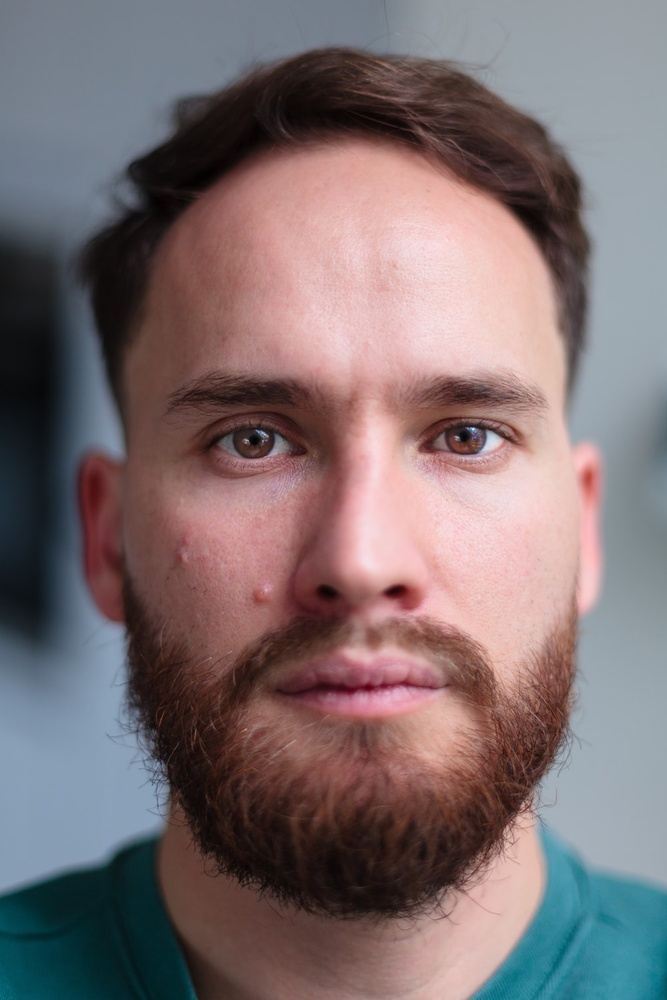
#> input picture veidoAtpazHaarCascade/foto.jpg, 667 x 1000 px, shrunk from 1000 x 1500 before the run
$ python HaarCascade.py
#> lines starting #> are read from the running program, lines starting #| are printed output that depends on the picture; after the words box and inside, x2 and y2 are one past the last pixel; in counts of white or black regions, pixels touching at a corner belong together
import numpy as np
import cv2 as cv

face_cascade = cv.CascadeClassifier('haarcascade_eye.xml')
eye_cascade = cv.CascadeClassifier('haarcascade_frontalface_default.xml')

img = cv.imread('foto.jpg')
#> img is the input picture: shape (1000, 667, 3); mean B, G, R 112.9, 110.8, 125.2
gray = cv.cvtColor(img, cv.COLOR_BGR2GRAY)
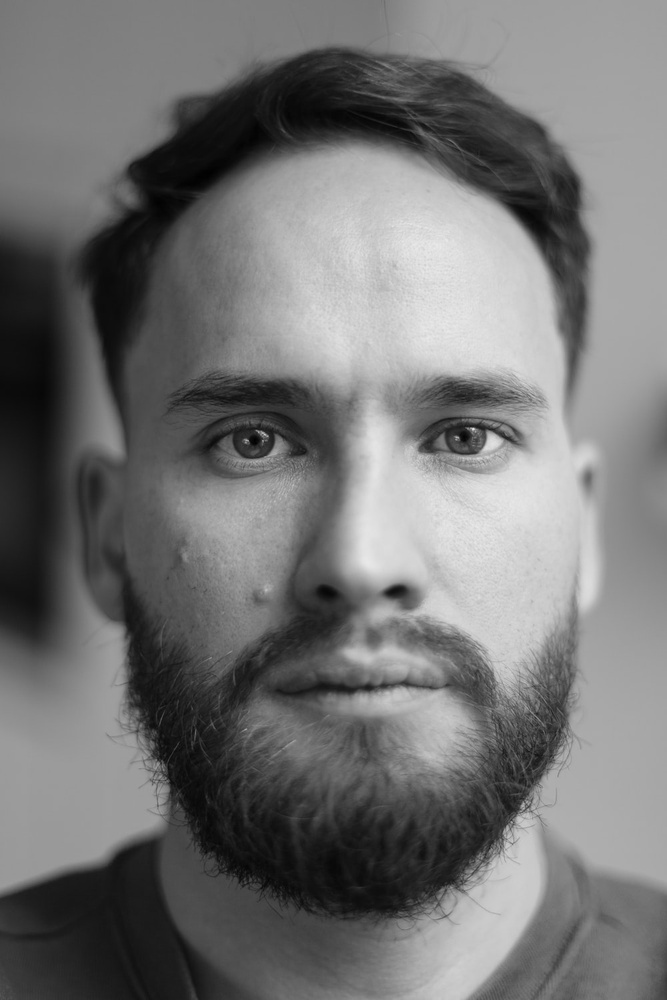
#> gray: shape (1000, 667); min 0, max 235, mean 115.3
faces = face_cascade.detectMultiScale(gray, 1.3, 5)
#> faces = [[398, 371, 125, 125], [185, 376, 127, 127]]

for (x,y,w,h) in faces:
    #1 param - virsune kvadrato pirmo tasko
    #2 param - virsune kvadaro priesingui pirmam taskui
    #3 param - kvadrato spalva
    #4 param - kvadrato liniju storumas
    img = cv.rectangle(img,(x,y),(x+w,y+h), (255,0,0),2)
    roi_gray = gray[y:y+h, x:x+w]
    roi_color = img[y:y+h, x:x+w]
    eyes = eye_cascade.detectMultiScale(roi_gray)
    for (ex,ey,ew,eh) in eyes:
        cv.rectangle(roi_color, (ex, ey), (ex+ew,ey+eh),(0,255,0),2)
#> this loop made 2 passes
#> pass 1, `img = cv.rectangle(img,(x,y),(x+w,y+h), (255,0,0),2)`:
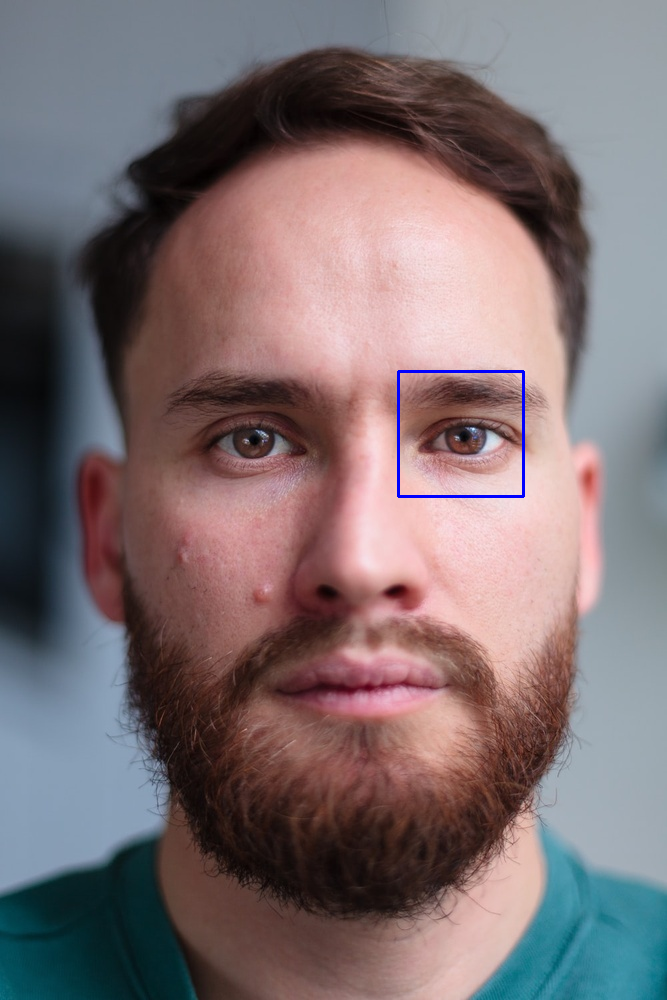
#> img: shape (1000, 667, 3); 0.22% of pixels changed, all inside (x1, y1, x2, y2) = (397, 370, 525, 498)
#> pass 1, `roi_gray = gray[y:y+h, x:x+w]`:
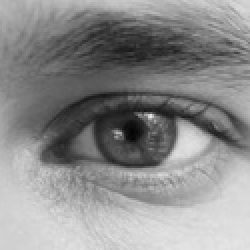
#> roi_gray: shape (125, 125) (shown 2 times larger); min 3, max 229, mean 139.7
#> pass 1, `roi_color = img[y:y+h, x:x+w]`:
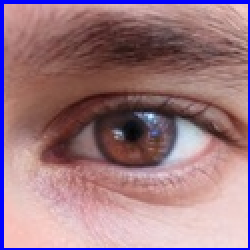
#> roi_color: shape (125, 125, 3) (shown 2 times larger); mean B, G, R 129.7, 120.1, 157.1
#> pass 2, `img = cv.rectangle(img,(x,y),(x+w,y+h), (255,0,0),2)`:
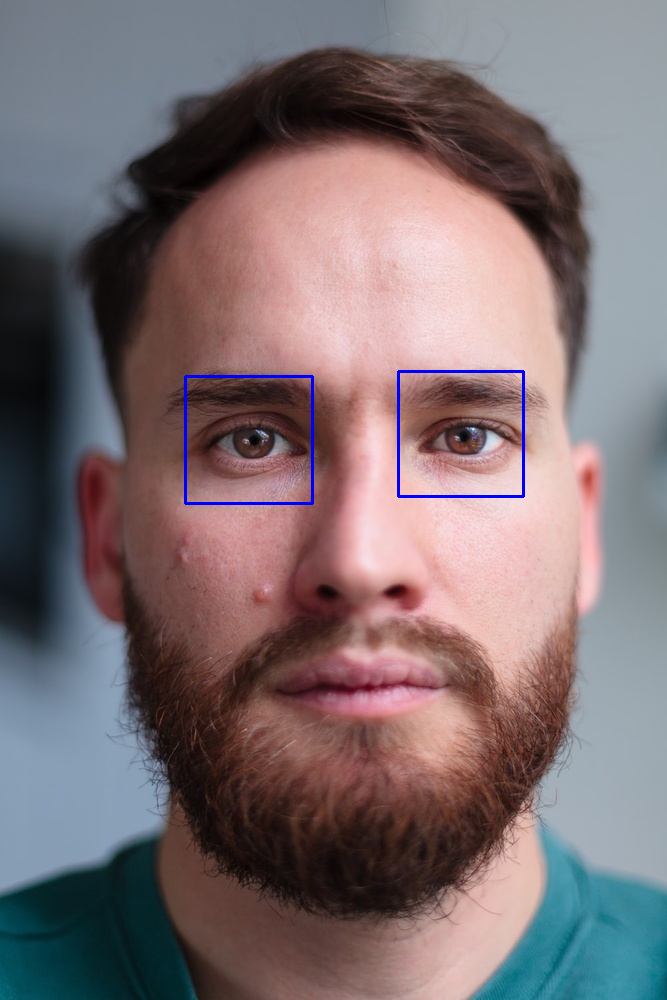
#> img: shape (1000, 667, 3); 0.23% of pixels changed, all inside (x1, y1, x2, y2) = (184, 375, 314, 505)
#> after the loop:
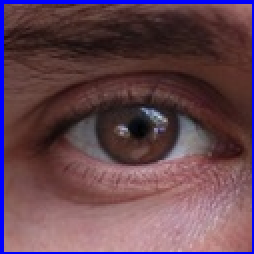
#> roi_color: shape (127, 127, 3) (shown 2 times larger); mean B, G, R 79.6, 68.5, 100.4
#> after the loop:
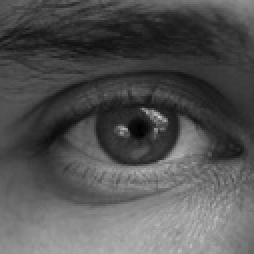
#> roi_gray: shape (127, 127) (shown 2 times larger); min 0, max 206, mean 82.7

cv.imshow('img', img)
cv.waitKey(0)
cv.destroyAllWindows()
